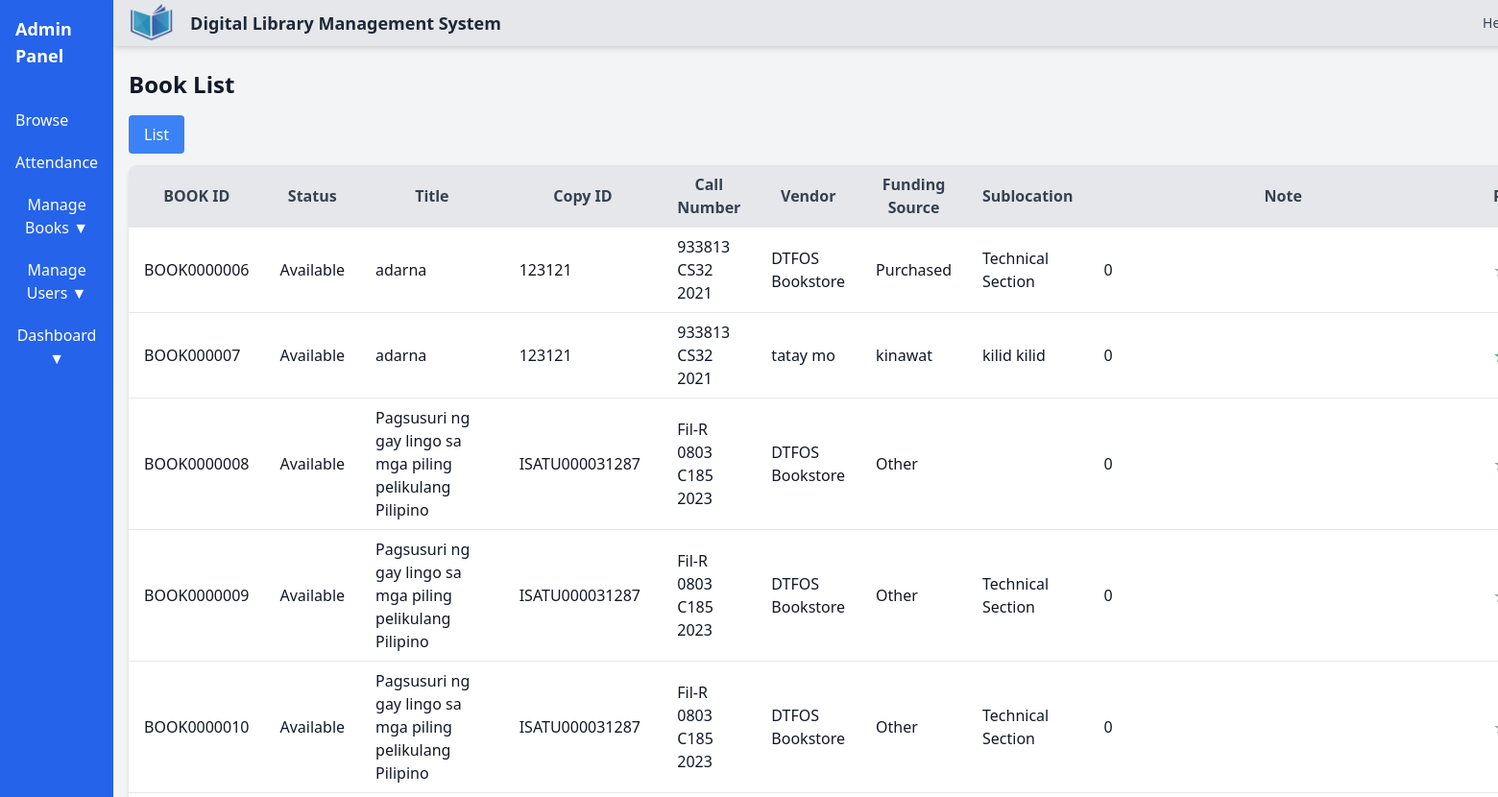
Before: /dashboard/admin/BookList.php (signed in, upper part) with the older database file.
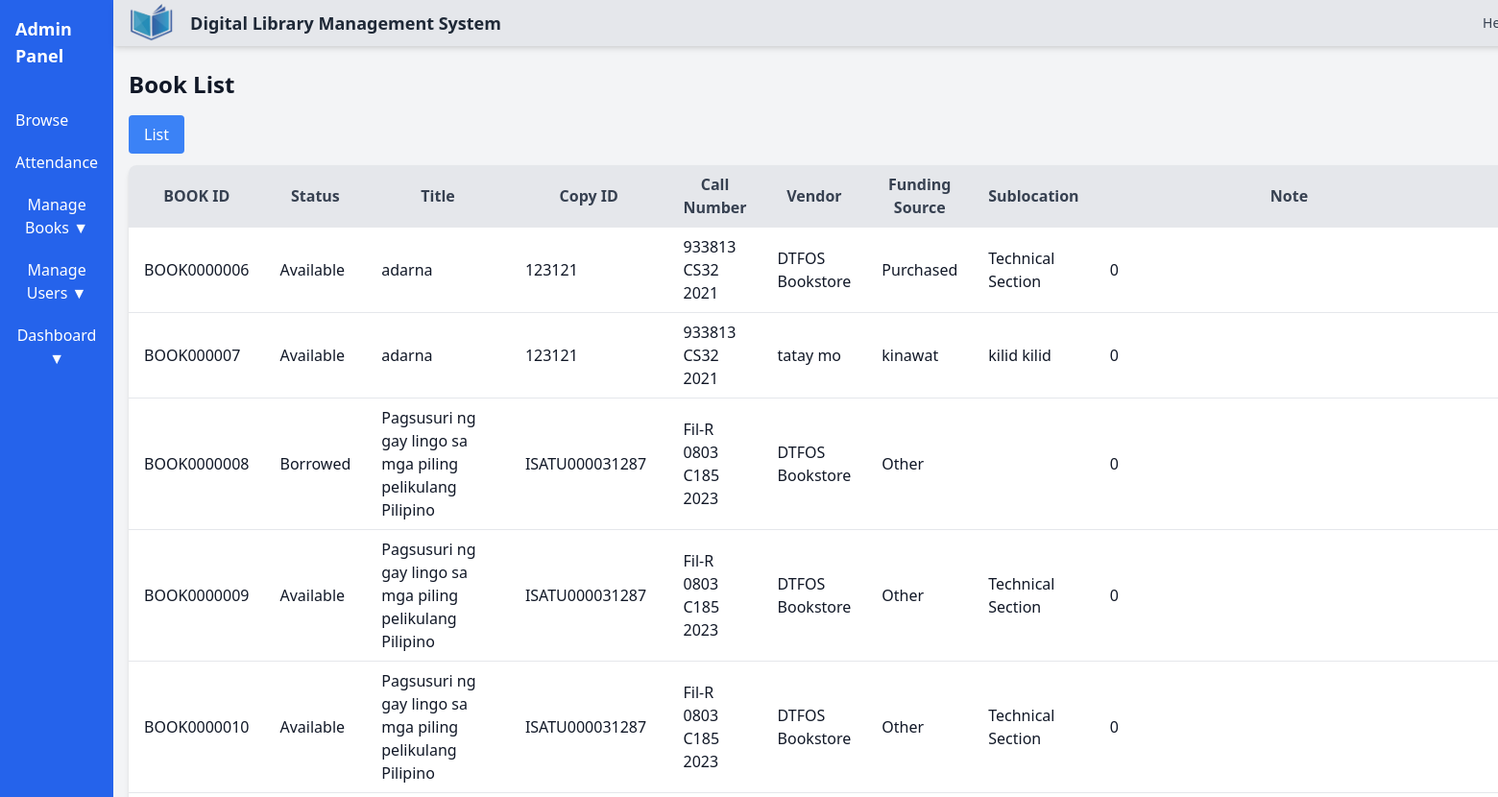
After: the same page with the newer database file.
### tables this page shows
CREATE TABLE `book_copies` (
  `ID` int(11) NOT NULL,
  `book_id` varchar(50) NOT NULL,
  `copy_ID` varchar(50) NOT NULL,
  `B_title` varchar(255) NOT NULL,
  `status` enum('Available','Borrowed','Reserve') DEFAULT NULL,
  `callNumber` varchar(50) DEFAULT NULL,
  `circulationType` varchar(50) DEFAULT NULL,
  `dateAcquired` date DEFAULT NULL,
  `description1` text DEFAULT NULL,
  `description2` text DEFAULT NULL,
  `description3` text DEFAULT NULL,
  `number1` int(11) DEFAULT NULL,
  `number2` int(11) DEFAULT NULL,
  `number3` int(11) DEFAULT NULL,
  `Sublocation` varchar(100) DEFAULT NULL,
  `vendor` varchar(100) DEFAULT NULL,
  `fundingSource` varchar(100) DEFAULT NULL,
  `rating` int(11) NOT NULL DEFAULT 0,
  `note` varchar(50) NOT NULL
);

### dashboard/admin/BookList.php (the view, shortened to what this page needs)
<?php
  include '../config.php';
  $book_title = isset($_GET['title']) ? $_GET['title'] : '';
  $sql = "SELECT * FROM book_copies";
  $stmt = $conn->prepare($sql);
  $stmt->execute();
  $result = $stmt->get_result();
?>
<!DOCTYPE html>
<html lang="en">
<head>
    <script src="https://cdn.tailwindcss.com"></script>
</head>
<body class="flex flex-col min-h-screen bg-gray-100 text-gray-900">
    <main class="flex flex-grow">
        <?php include 'include/sidebar.php'; ?>
        <div class="flex-grow ">
        <?php include 'include/header.php'; ?>
      <div class="container mx-auto px-4 py-6 ">
        <h2 class="text-2xl font-semibold mb-4">Book List</h2>
        <a href="ViewBook.php?title=<?php echo urlencode($book_title); ?>"
          class="inline-block bg-blue-500 text-white py-2 px-4 rounded hover:bg-blue-600 mb-3">List</a>
        <table class="min-w-full table-auto bg-white shadow-md rounded-lg overflow-hidden">
          <thead>
            <tr class="bg-gray-200 text-gray-700">
              <th class="py-2 px-4 border-b">BOOK ID</th>
              <th class="py-2 px-4 border-b">Status</th>
              <th class="py-2 px-4 border-b">Title</th>
              <th class="py-2 px-4 border-b">Copy ID</th>
              <th class="py-2 px-4 border-b">Call Number</th>
              <th class="py-2 px-4 border-b">Vendor</th>
              <th class="py-2 px-4 border-b">Funding Source</th>
              <th class="py-2 px-4 border-b">Sublocation</th>
              <th class="py-2 px-4 border-b">Note</th>
              <th class="py-2 px-4 border-b">Rating</th>
            </tr>
          </thead>
          <tbody>
            <?php
                        if ($result && $result->num_rows > 0) {
                            while ($row = $result->fetch_assoc()) {
                                echo "<tr class='border-b hover:bg-gray-50'>
                                    <td class='py-2 px-4'>" . htmlspecialchars($row['book_id']) . "</td>
                                    <td class='py-2 px-4'>" . htmlspecialchars($row['status']) . "</td>
                                    <td class='py-2 px-4'>" . htmlspecialchars($row['B_title']) . "</td>
                                    <td class='py-2 px-4'>" . htmlspecialchars($row['copy_ID']) . "</td>
                                    <td class='py-2 px-4'>" . htmlspecialchars($row['callNumber']) . "</td>
                                    <td class='py-2 px-4'>" . htmlspecialchars($row['vendor']) . "</td>
                                    <td class='py-2 px-4'>" . htmlspecialchars($row['fundingSource']) . "</td>
                                    <td class='py-2 px-4'>" . htmlspecialchars($row['Sublocation']) . "</td>
                                    <td class='py-2 px-4'>" . htmlspecialchars($row['note']) . "</td>
                                    <td class='py-2 px-4'>";
                            $rating = (int) $row['rating'];
                            $maxStars = 1;
                            for ($i = 1; $i <= $maxStars; $i++) {
                                if ($rating === 0) {
                                    echo '<span class="text-gray-400 text-lg inline-block">&#9733;</span>';
                                } else {
                                    $color = match ($rating) {
                                        5 => 'text-green-500',
                                        4 => 'text-blue-500',
                                        3 => 'text-yellow-400',
                                        2 => 'text-orange-500',
                                        1 => 'text-red-500',
                                        default => 'text-gray-400',
                                    };
                                    echo "<span class='{$color} text-lg'>&#9733;</span>";
                                }
                            }
                                echo "</td>
                                    <td class='py-2 px-4'>
                                        <a href='ViewCopy.php?ID=" . urlencode($row['ID']) . "' class='bg-blue-500 text-white py-1 px-3 rounded hover:bg-blue-600'>View</a>
                                    </td>
                                </tr>";
                            }
                        } else {
                            echo "<tr><td colspan='11' class='py-2 px-4 text-center'>No books available.</td></tr>";
                        }
                        ?>
          </tbody>
        </table>
      </div>
    </main>
</body>
</html>

Changed rows visible on the page:
changed book_copies "BOOK0000008": status "Available" → "Borrowed"
